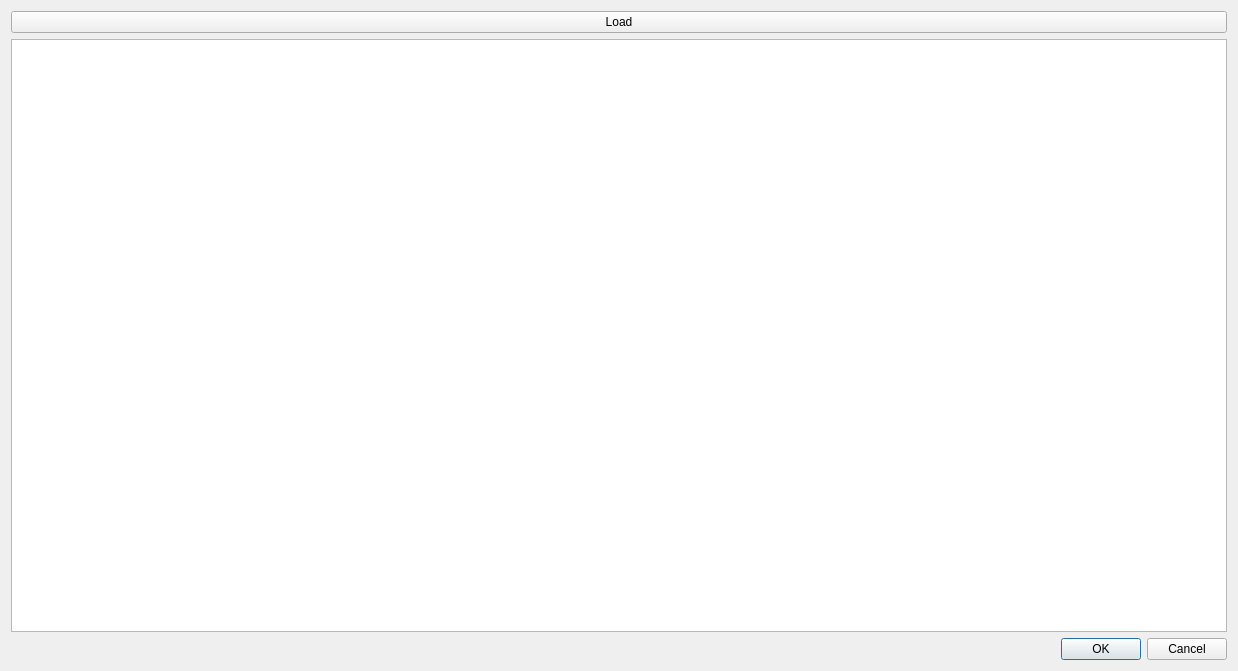
<?xml version="1.0" encoding="UTF-8"?>
<ui version="4.0">
 <class>Dialog</class>
 <widget class="QDialog" name="Dialog">
  <property name="geometry">
   <rect>
    <x>0</x>
    <y>0</y>
    <width>1238</width>
    <height>671</height>
   </rect>
  </property>
  <property name="windowTitle">
   <string>Dialog</string>
  </property>
  <layout class="QVBoxLayout" name="verticalLayout">
   <item>
    <widget class="QPushButton" name="pushButton">
     <property name="text">
      <string>Load</string>
     </property>
    </widget>
   </item>
   <item>
    <layout class="QGridLayout" name="gridLayout">
     <item row="3" column="0" colspan="2">
      <widget class="QTableWidget" name="tableWidget">
       <property name="editTriggers">
        <set>QAbstractItemView::AnyKeyPressed|QAbstractItemView::DoubleClicked|QAbstractItemView::EditKeyPressed</set>
       </property>
       <property name="selectionMode">
        <enum>QAbstractItemView::ExtendedSelection</enum>
       </property>
      </widget>
     </item>
    </layout>
   </item>
   <item>
    <widget class="QDialogButtonBox" name="buttonBox">
     <property name="orientation">
      <enum>Qt::Horizontal</enum>
     </property>
     <property name="standardButtons">
      <set>QDialogButtonBox::Cancel|QDialogButtonBox::Ok</set>
     </property>
    </widget>
   </item>
  </layout>
 </widget>
 <resources/>
 <connections>
  <connection>
   <sender>buttonBox</sender>
   <signal>accepted()</signal>
   <receiver>Dialog</receiver>
   <slot>accept()</slot>
   <hints>
    <hint type="sourcelabel">
     <x>257</x>
     <y>661</y>
    </hint>
    <hint type="destinationlabel">
     <x>157</x>
     <y>274</y>
    </hint>
   </hints>
  </connection>
  <connection>
   <sender>buttonBox</sender>
   <signal>rejected()</signal>
   <receiver>Dialog</receiver>
   <slot>reject()</slot>
   <hints>
    <hint type="sourcelabel">
     <x>325</x>
     <y>661</y>
    </hint>
    <hint type="destinationlabel">
     <x>286</x>
     <y>274</y>
    </hint>
   </hints>
  </connection>
  <connection>
   <sender>pushButton</sender>
   <signal>clicked()</signal>
   <receiver>Dialog</receiver>
   <slot>load_from_file_load_pressed()</slot>
   <hints>
    <hint type="sourcelabel">
     <x>934</x>
     <y>23</y>
    </hint>
    <hint type="destinationlabel">
     <x>928</x>
     <y>0</y>
    </hint>
   </hints>
  </connection>
  <connection>
   <sender>tableWidget</sender>
   <signal>doubleClicked(QModelIndex)</signal>
   <receiver>Dialog</receiver>
   <slot>load_from_file_table_edit()</slot>
   <hints>
    <hint type="sourcelabel">
     <x>674</x>
     <y>213</y>
    </hint>
    <hint type="destinationlabel">
     <x>666</x>
     <y>3</y>
    </hint>
   </hints>
  </connection>
  <connection>
   <sender>tableWidget</sender>
   <signal>cellChanged(int,int)</signal>
   <receiver>Dialog</receiver>
   <slot>cell_content_changed()</slot>
   <hints>
    <hint type="sourcelabel">
     <x>409</x>
     <y>189</y>
    </hint>
    <hint type="destinationlabel">
     <x>417</x>
     <y>0</y>
    </hint>
   </hints>
  </connection>
 </connections>
 <slots>
  <slot>load_from_file_load_pressed()</slot>
  <slot>load_from_file_table_edit()</slot>
  <slot>load_from_file_text_window_clicked()</slot>
  <slot>cell_content_changed()</slot>
 </slots>
</ui>
